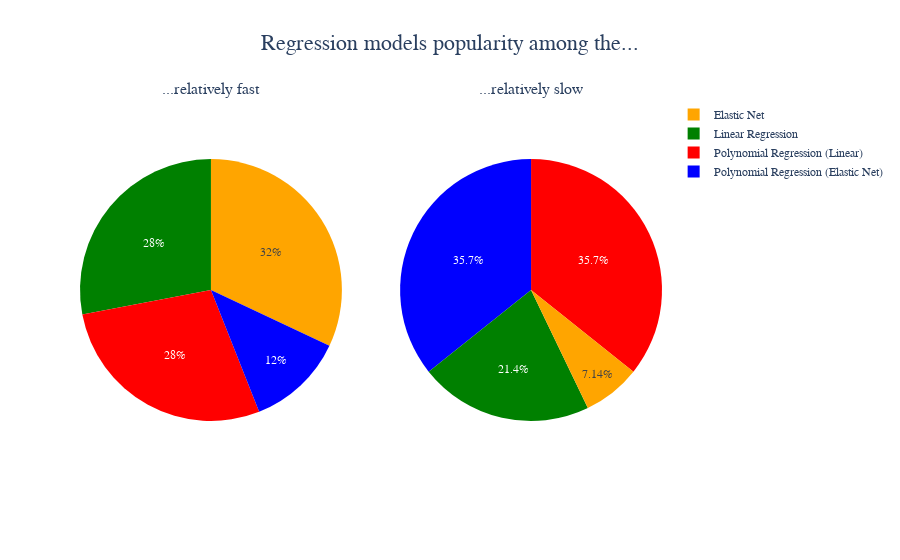

The cell this chart's notebook holds for it:
### Code cell
labels = models_names
values_fast = [models_pop_fast[model_name] for model_name in labels]
values_slow = [models_pop_slow[model_name] for model_name in labels]
colors = 'green', 'orange', 'red', 'blue'

fig = make_subplots(
    rows=1, cols=2,
    specs=[[{'type': 'pie'}, {'type': 'pie'}]],
    subplot_titles=['...relatively fast', '...relatively slow']
)

### r2 pie chart ###

for (row, col), name, values in zip(
        [(1, 1), (1, 2)],
        ['fast kernels', 'slow kernels'],
        [values_fast, values_slow]):
    fig.add_trace(go.Pie(
        name=name,
        labels=labels,
        values=values,
        marker=dict(colors=colors)
    ), row=row, col=col)

fig.update_layout(
    title=dict(
        text='Regression models popularity among the...',
        font=dict(
            family='Courier New, monospace',
            size=22
        ),
        x=.5
    ),
    font=dict(
        family='Courier New, monospace',
        size=12
    )
)
fig.show()

### Figure 1 — Plotly figure (JSON) as saved in the notebook; plotly's stock layout.template omitted (floating-point values rounded to 4 significant figures)
{"data": [{"domain": {"x": [0, 0.45], "y": [0, 1]}, "labels": ["Linear Regression", "Elastic Net", "Polynomial Regression (Linear)", "Polynomial Regression (Elastic Net)"], "marker": {"colors": ["green", "orange", "red", "blue"]}, "name": "fast kernels", "type": "pie", "values": [7, 8, 7, 3]}, {"domain": {"x": [0.55, 1], "y": [0, 1]}, "labels": ["Linear Regression", "Elastic Net", "Polynomial Regression (Linear)", "Polynomial Regression (Elastic Net)"], "marker": {"colors": ["green", "orange", "red", "blue"]}, "name": "slow kernels", "type": "pie", "values": [3, 1, 5, 5]}], "layout": {"annotations": [{"font": {"size": 16}, "showarrow": false, "text": "...relatively fast", "x": 0.225, "xanchor": "center", "xref": "paper", "y": 1, "yanchor": "bottom", "yref": "paper"}, {"font": {"size": 16}, "showarrow": false, "text": "...relatively slow", "x": 0.775, "xanchor": "center", "xref": "paper", "y": 1, "yanchor": "bottom", "yref": "paper"}], "font": {"family": "Courier New, monospace", "size": 12}, "title": {"font": {"family": "Courier New, monospace", "size": 22}, "text": "Regression models popularity among the...", "x": 0.5}}}
